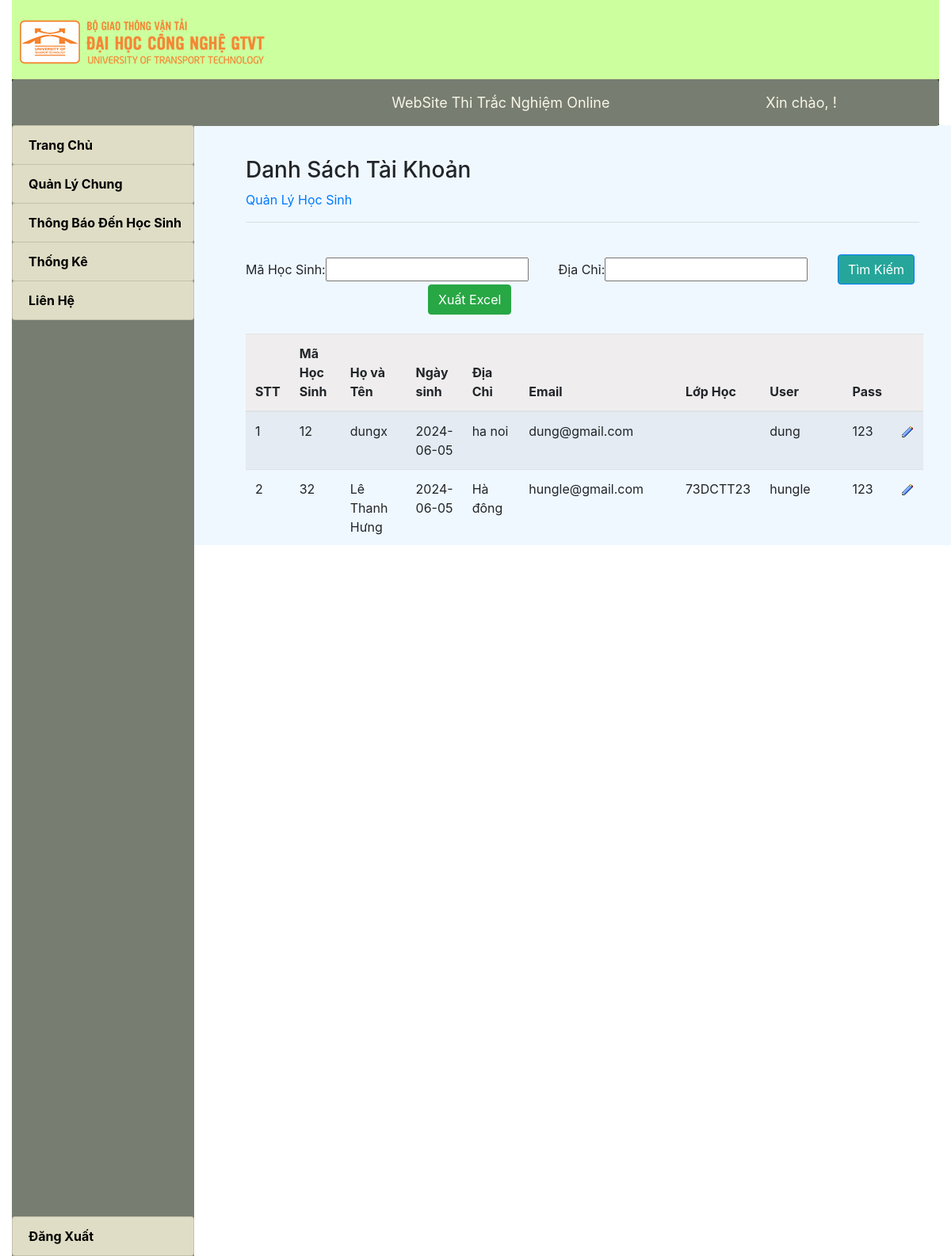
Page /73DCTT23_MVC/User on the committed database.
### tables this page shows
CREATE TABLE `tb_user` (
  `Id` int(11) NOT NULL,
  `Name` varchar(50) NOT NULL,
  `Ngaysinh` date DEFAULT NULL,
  `Address` varchar(50) NOT NULL,
  `Email` varchar(50) NOT NULL,
  `User` varchar(20) NOT NULL,
  `Pass` varchar(20) NOT NULL,
  `Role` tinyint(1) NOT NULL DEFAULT 0,
  `Tenlop` varchar(50) NOT NULL
);

### 73DCTT23_MVC/MVC/Core/controller.php (called while the page is built, shortened)
<?php
class controller{
    public function model($model){
        return new $model;
    }
    public function view($view,$data=[]){
        include_once './MVC/Views/'.$view.'.php';
    }
}
?>

### 73DCTT23_MVC/MVC/Controllers/User.php (called while the page is built, shortened)
<?php
class User extends Controller
{
    private $user;
    public function __construct()
    {
        $this->user = $this->model('user_m');
    }
    public function Get_data()
    {
        $danhSachlophoc = $this->user->layDanhSachLopHocTen();
        $this->view('Masterlayout', [
            'page' => 'Dstaikhoan_v',
            'danhSachLopHoc' => $danhSachlophoc,
            'dulieu' => $this->user->User_find('', '')
        ]);
    }
}

### 73DCTT23_MVC/MVC/Core/app.php (called while the page is built, shortened)
<?php
    class app{
        protected $action='Get_data';
        function __construct()
        {
            $arr=$this->processURL();
            if($arr!=null){
                if(file_exists('./MVC/Controllers/'.$arr[0].'.php')){
                    $this->controller=$arr[0];
                    unset($arr[0]);
                }
            }
            $this->controller=new $this->controller;
            $this->param=$arr?array_values($arr):[];
            call_user_func_array([$this->controller,$this->action],$this->param);
        }
        function processURL(){
            if(isset($_GET['url'])){
              return explode('/', filter_var(trim($_GET['url']),FILTER_DEFAULT));
            }
        }
    }
?>

### 73DCTT23_MVC/MVC/bridge.php (called while the page is built, shortened)
<?php
include_once './MVC/Core/app.php';
include_once './MVC/Core/controller.php';
include_once './MVC/Core/connectDB.php';
$app = new app();

### 73DCTT23_MVC/index.php (called while the page is built, shortened)
<?php
    include_once './MVC/bridge.php';
?>

### 73DCTT23_MVC/MVC/Core/connectDB.php (called while the page is built, shortened)
<?php
class connectDB{
    protected $server='localhost';
    protected $user='root';
    protected $pass='';
    protected $db='baitaplon';
    function __construct()
    {
        $this->con=mysqli_connect($this->server,$this->user,$this->pass,$this->db);
    }
}
?>

### 73DCTT23_MVC/MVC/Models/user_m.php (called while the page is built, shortened)
<?php
class user_m extends connectDB
{
    function LayDanhSachLopHocTen()
    {
        $sql = "SELECT Tenlop FROM tb_user";
        return mysqli_query($this->con, $sql);
    }
    function User_find($mahs, $dc)
    {
        $sql = "SELECT * FROM tb_user WHERE Id LIKE '%$mahs%' AND Address LIKE '%$dc%' AND Role='0'";
        return mysqli_query($this->con, $sql);
    }
}

### 73DCTT23_MVC/MVC/Views/Pages/Dstaikhoan_v.php (the view, shortened to what this page needs)
<form method="post" action="http://localhost/73DCTT23_MVC/User/Timkiem">
    <h3>Danh Sách Tài Khoản</h3>
    <a href="http://localhost/73DCTT23_MVC/DSHocSinh">Quản Lý Học Sinh</a>
    <hr class="custom-hr">
    <br>
    <div class="form-inline">
        <label for="myMahs">Mã Học Sinh: </label>
        <input type="text" class="form-control1" id="myMahs" name="txtMahs" value="<?php if (isset($data['Mahs'])) echo $data['Mahs'] ?>">
        <label style="margin-left: 1cm;" for="myDiachi">Địa Chỉ: </label>
        <input type="text" class="form-control1" id="myDiachi" placeholder="" name="txtDiachi" value="<?php if (isset($data['Diachi'])) echo $data['Diachi'] ?>">
        <button style="margin-left: 1cm; background-color: #26a69a;" type="submit" class="btn btn-primary" name="btnTimkiem">Tìm Kiếm</button>
        <button type="submit" class="btn btn-success" name="btnXuatExcel" style="margin-left: 230px;">
            Xuất Excel
        </button>
    </div>
    <br>
    <table class="table table-striped">
        <thead>
            <tr style="background:#efeded">
                <th>STT</th>
                <th>Mã Học Sinh</th>
                <th>Họ và Tên</th>
                <th>Ngày sinh</th>
                <th>Địa Chỉ</th>
                <th>Email</th>
                <th>Lớp Học</th>
                <th>User</th>
                <th>Pass</th>
                <th></th>
            </tr>
        </thead>
        <tbody>
            <?php
            if (isset($data['dulieu']) && mysqli_num_rows($data['dulieu']) > 0) {
                $i = 0;
                while ($row = mysqli_fetch_assoc($data['dulieu'])) {
            ?>
                    <tr>
                        <td><?php echo (++$i) ?></td>
                        <td><?php echo $row['Id'] ?></td>
                        <td><?php echo $row['Name'] ?></td>
                        <td><?php echo $row['Ngaysinh'] ?></td>
                        <td><?php echo $row['Address'] ?></td>
                        <td><?php echo $row['Email'] ?></td>
                        <td><?php echo $row['Tenlop'] ?></td>
                        <td><?php echo $row['User'] ?></td>
                        <td><?php echo $row['Pass'] ?></td>
                        <td>
                            <a href="#" class="edit-link" data-mahs="<?php echo $row['Id']; ?>" data-hoten="<?php echo $row['Id']; ?>" data-ngaysinh="<?php echo $row['Ngaysinh']; ?>" data-diachi="<?php echo $row['Address']; ?>" data-email="<?php echo $row['Email']; ?>" data-toggle="modal" data-target="#editModal">
                                <img src="http://localhost/73DCTT23_MVC/Public/Pictures/edit.gif" alt="Edit">
                            </a>
                        </td>
                    </tr>
            <?php
                }
            }
            ?>
        </tbody>
    </table>
</form>
</div>

### 73DCTT23_MVC/MVC/Views/Masterlayout.php (style rules this page uses)
body, html { height: 100%; margin: 0; overflow: hidden; }

### rows in the picture
tb_user: Id "12", Name "dungx", Ngaysinh "2024-06-05", Address "ha noi", Email "dung@gmail.com", User "dung", Pass "123"
tb_user: Id "32", Name "Lê Thanh Hưng", Ngaysinh "2024-06-05", Address "Hà đông", Email "hungle@gmail.com", Tenlop "73DCTT23", User "hungle", Pass "123"
